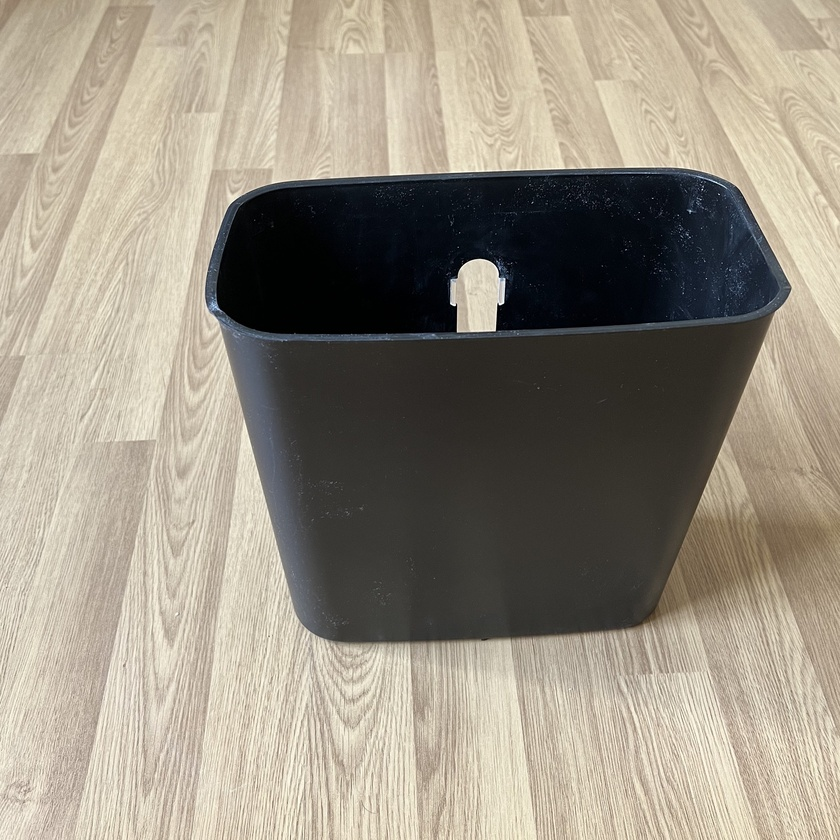
//> input picture main/data/left.jpg, 840 x 840 px, shrunk from 2700 x 2700 before the run
$ ./main   (built with g++ and OpenCV 4)
//> lines starting //> are read from the running program, lines starting //| are printed output that depends on the picture
//  Developer: Baturay Özgürün
//  Copyright © 2018 Baturay Özgürün
//  If you have any requests or questions please do not hesitate to contact me via baturay.ozgurun@gmail.com

//  Project Name: Computer Vision Project -- Depth Extraction Algorithm with OpenCV
//  Project Desciption: This algorithm aims at estimating depth maps from stereo images by capitalizing on SIFT features. It also presents the feature coordinates of each stereo image and their best matches in text files.

//Include Headers
#include <opencv/cv.h>
#include <opencv/highgui.h>
#include <opencv2/imgproc.hpp>
#include <opencv2/opencv.hpp>
#include <opencv2/xfeatures2d.hpp>

using namespace cv;
using namespace std;

RNG rng;
double pi = 3.14;
double square(int x){return x*x;}

int main(){
    //Define variables
    Mat ImageL, ImageR, GryImageL, GryImageR, FeatureImageL,FeatureImageR, DescriptorsL,DescriptorsR, ImgMatches,ImgBestMatches;
    Mat RectifiedL,RectifiedR,HomographyL,HomographyR,Disparity,ColorfulDisparity;;

    vector<KeyPoint> KeypointsL,KeypointsR;
    vector<Point2f> ImagePointsL,ImagePointsR;
    vector<DMatch> Matches,BestMatches;
    vector<uchar> Status;

    int DisparityNumber = 160,WindowSize = 9;
    double minVal,maxVal,max_dist=0,min_dist=100;

    //Extract the features for the left and right images
    ImageL=imread("data/left.jpg"); //Read the left image
//> ImageL is the input picture: 840 rows x 840 cols, CV_8UC3; mean B, G, R 130.7, 145.1, 153.1
    cvtColor(ImageL,GryImageL,CV_BGR2GRAY); //Convert the image into gray scale
    Ptr<Feature2D> f2dL = xfeatures2d::SIFT::create(); //Allocate the SIFT feature
    f2dL->detect(GryImageL,KeypointsL); //Calculate features on the gray scale left image and stores in KeypointsL
//> KeypointsL = 1810 keypoints; strongest (x, y, size): (478, 293, 39.9), (310, 268, 131), (460, 379, 306), (453, 303, 3.4)
    cv::drawKeypoints(GryImageL,KeypointsL,FeatureImageL); //Draw the calculated features onto an image named FeatureImageL
    f2dL->compute(GryImageL,KeypointsL,DescriptorsL); //Calculate descpritors for the left image

    ImageR=imread("data/right.jpg"); //Read the right image
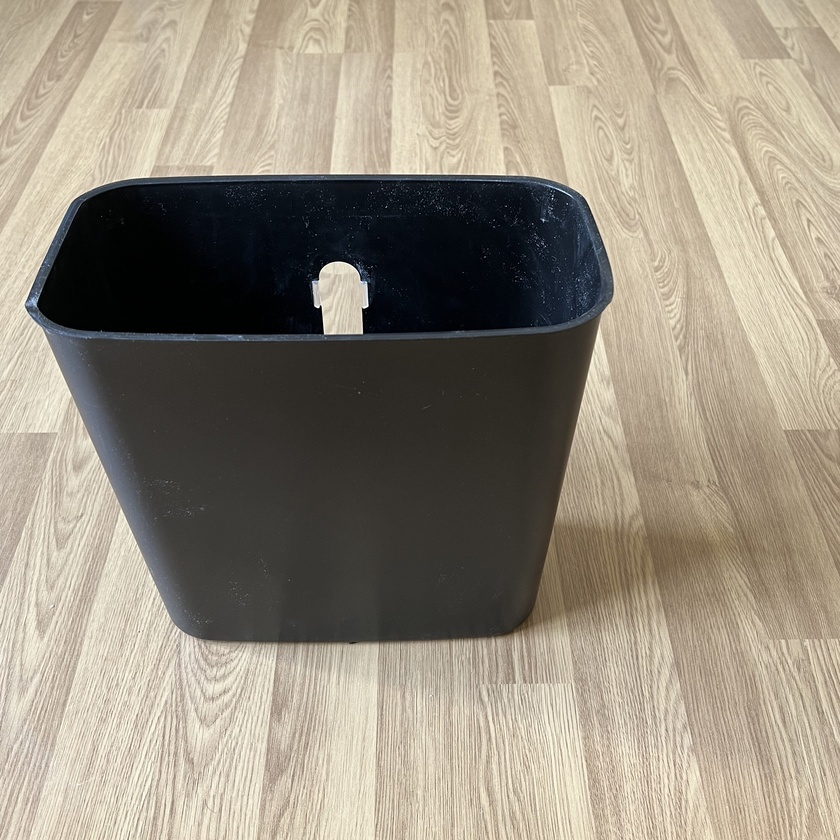
//> input picture main/data/right.jpg, 840 x 840 px, shrunk from 2700 x 2700 before the run
//> ImageR is the input picture: 840 rows x 840 cols, CV_8UC3; mean B, G, R 126.4, 141.5, 150.5
    cvtColor(ImageR,GryImageR,CV_BGR2GRAY); //Convert the image into gray scale
    Ptr<Feature2D> f2dR = xfeatures2d::SIFT::create(); //Allocate the SIFT feature
    f2dR->detect(GryImageR,KeypointsR); //Calculate features on the gray scale right image and stores in KeypointsR
//> KeypointsR = 1985 keypoints; strongest (x, y, size): (341, 296, 40.4), (356, 384, 309.7), (155, 269, 131.9), (366, 306, 3.2)
    cv::drawKeypoints(GryImageR,KeypointsR,FeatureImageR); //Draw the calculated features onto an image named FeatureImageR
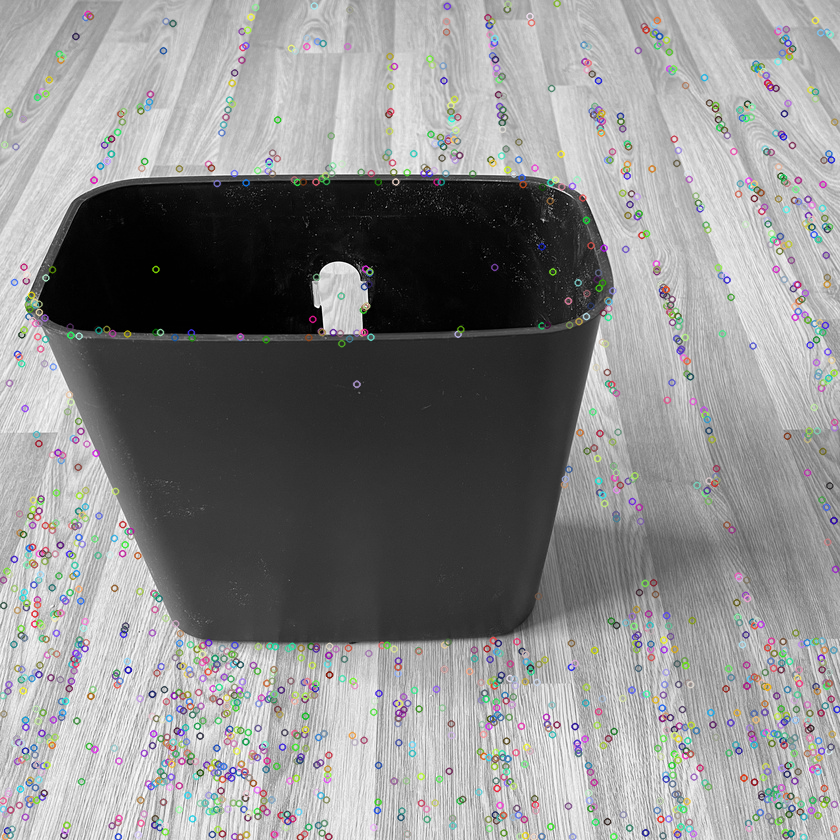
//> FeatureImageR: 840 rows x 840 cols, CV_8UC3; mean B, G, R 139.6, 139.6, 139.5
    f2dR->compute(GryImageR,KeypointsR,DescriptorsR); //Calculate descpritors for the right image

    //Show the number of features for each image
    cout << "The number of features on the left image is: " << KeypointsL.size() << endl;
//| The number of features on the left image is: 1810
    cout << "The number of features on the right image is: " << KeypointsR.size() << endl;
//| The number of features on the right image is: 1985
    cout << "The feature coordinates of the left and right images are stored in the text files" << endl;

    //Store the feature coordinates in a vector
    vector<Point2f> PointL,PointR;
    for(int i=0;i<KeypointsL.size();i++){
        PointL.push_back(KeypointsL[i].pt);
    }
//> after the loop, PointL = 1810 Points (x, y), first 12: [2.32, 120.3], [3.44, 586.8], [3.44, 586.8], [3.7, 315.4], [4.87, 796.3], [6.45, 301.7], [7.37, 315.3], [7.74, 313.9], [9.07, 737.6], [9.44, 298.9], [10.34, 720.2], [10.68, 317.1]
    for(int i=0;i<KeypointsR.size();i++){
        PointR.push_back(KeypointsR[i].pt);
    }
//> after the loop, PointR = 1985 Points (x, y), first 12: [2.56, 695.3], [2.66, 800.3], [2.95, 808.9], [3.02, 579.6], [3.22, 605.1], [3.32, 713.5], [4.16, 144.3], [4.16, 144.3], [5.2, 836.2], [5.37, 813.6], [6.48, 570.8], [6.98, 830.4]

    //Write the feature coordinates in a text file
    FileStorage fsL("results/The Feature Coordinates of the Left Image.txt", FileStorage::WRITE);
    FileStorage fsR("results/The Feature Coordinates of the Right Image.txt", FileStorage::WRITE);
    write(fsL,"Feature coordinates of the left image - Odd and even indices are x and y coordinates respectively",PointL);
    write(fsR,"Feature coordinates of the right image - Odd and even indices are x and y coordinates respectively",PointR);
    fsL.release(); fsR.release();

    // Construct The Matcher based on Fast Library for Approximate Nearest Neighbors
    FlannBasedMatcher matcher;
    matcher.match(DescriptorsL,DescriptorsR,Matches);
//> Matches = 1810 matches
    drawMatches(GryImageL,KeypointsL,GryImageR,KeypointsR,Matches,ImgMatches); //Draw the computed feature matches
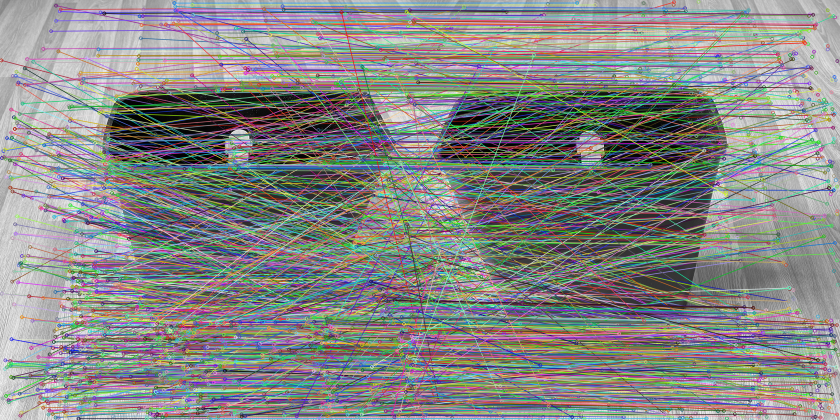
//> ImgMatches: 840 rows x 1680 cols, CV_8UC3 (shown at 1/2 size); mean B, G, R 133.9, 135.3, 134.4

    //Calculation of Maximum and Minimum Distances Between Keypoints
    for( int i = 0; i < Matches.size(); i++ ){
        double dist = Matches[i].distance;
        if( dist < min_dist ) min_dist = dist;
        if( dist > max_dist ) max_dist = dist;
    }
//> this loop made 1810 passes
//> (dist, min_dist) on passes 113, 114, 164, 213, 260, 1073, 1110, 1455: (93.5, 93.5), (81.33, 81.33), (64.64, 64.64), (61.48, 61.48), (35.92, 35.92), (33.23, 33.23), (28.6, 28.6), (28.21, 28.21)
//> (dist, max_dist) on passes 1, 2, 4, 5: (275.9, 275.9), (336.8, 336.8), (342.1, 342.1), (425.5, 425.5)
//> after the loop, min_dist = 28.21; max_dist = 425.5

    //Find the best feature matches based on almost five fold minimum distance of the features and store the Image Points
    for(int i=0;i<Matches.size();i++){
        if(Matches[i].distance<=max(4.5*min_dist,0.02)){
            BestMatches.push_back(Matches[i]);
            ImagePointsL.push_back(KeypointsL[Matches[i].queryIdx].pt);
            ImagePointsR.push_back(KeypointsR[Matches[i].trainIdx].pt);
        }
    }
//> after the loop, BestMatches = 684 matches; ImagePointsL = 684 Points (x, y), first 12: [36.48, 164.7], [53.97, 118], [56.67, 120.7], [72.68, 299.9], [72.68, 299.9], [88.06, 290], [90.45, 748.2], [93.45, 801.9], [95.42, 274.2], [96.31, 799.6], [100, 797.1], [101.8, 61.96]; ImagePointsR = 684 Points (x, y), first 12: [51.89, 454.4], [7.22, 110.4], [9.03, 113.9], [94.34, 749.1], [94.34, 749.1], [13.97, 281.9], [670, 636], [166.5, 780.5], [23.53, 266.6], [154.6, 783.2], [254.2, 755.8], [62.2, 56.28]
    drawMatches(GryImageL,KeypointsL,GryImageR,KeypointsR,BestMatches,ImgBestMatches);  //Draw the best feature matches
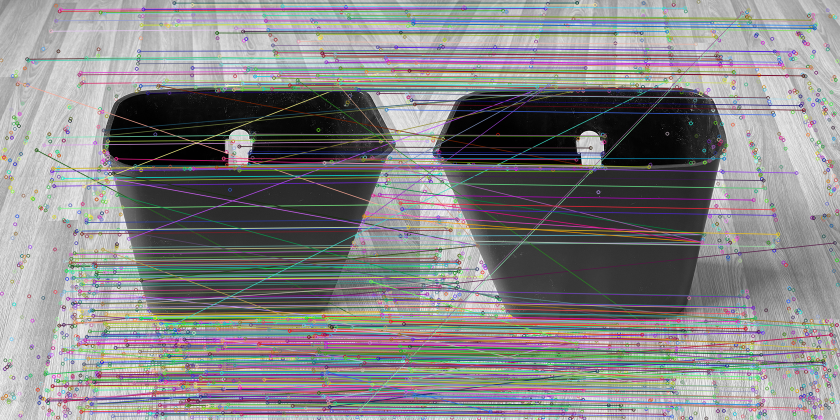
//> ImgBestMatches: 840 rows x 1680 cols, CV_8UC3 (shown at 1/2 size); mean B, G, R 133, 131.7, 132.8

    //Calculate the Fundamental Matrix F
    Mat F = findFundamentalMat(ImagePointsL,ImagePointsR,FM_RANSAC,3,0.99,Status);
//> Status = 684 values, max 1 at index 1, min 0 at index 0, mean 0.794; F = [[-3.42e-06, -0.000116, 0.0478], [0.000115, -1.77e-05, -0.0474], [-0.045, 0.0508, 1]]
    stereoRectifyUncalibrated(ImagePointsL,ImagePointsR,F,GryImageL.size(),HomographyL,HomographyR); //Calculate the homography matrices for the left and right images
//> HomographyL = [[-0.597, -0.167, 351.9], [-0.511, -0.212, 325.8], [-0.00127, -0.000355, 0.743]]; HomographyR = [[9.22, 4.01, -5137.1], [7.9, 4.53, -4801.9], [0.0198, 0.0086, -10.92]]

    //Calculate Depth
    warpPerspective(GryImageL, RectifiedL, HomographyL, GryImageL.size()); //Rectify the left image
    warpPerspective(GryImageR, RectifiedR, HomographyR, GryImageR.size()); //Rectify the right image
    Ptr<StereoBM> stereo = StereoBM::create(DisparityNumber,WindowSize); //Define the stereo object
    stereo->compute(RectifiedL,RectifiedR,Disparity); //Calculate disparity or depth
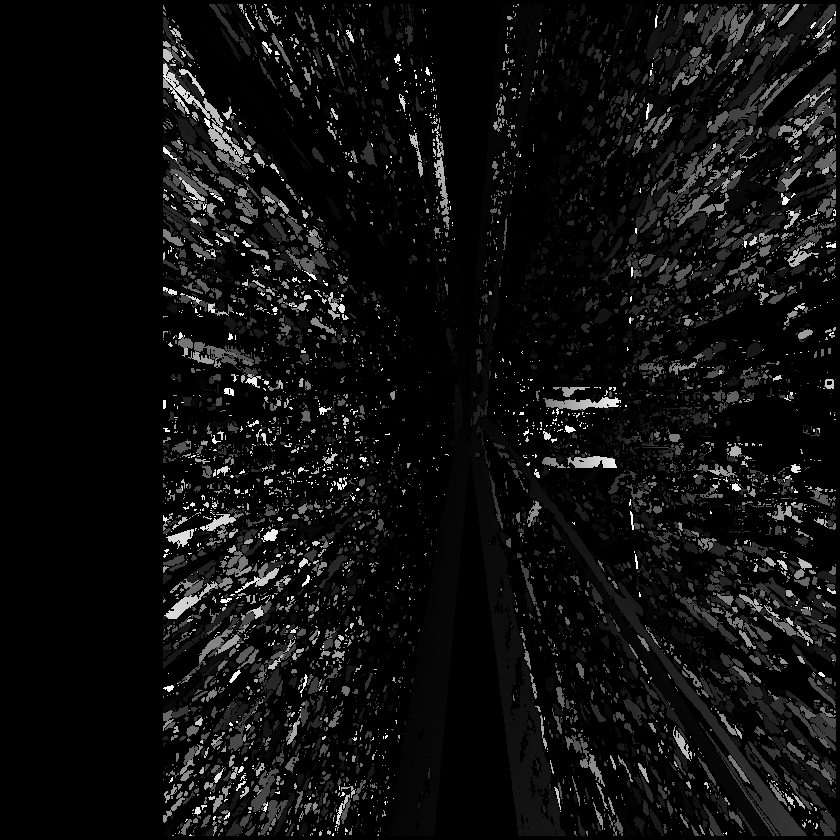
//> Disparity: 840 rows x 840 cols, CV_16SC1; min -16, max 2544, mean 139; drawn with min black and max white
    minMaxLoc(Disparity,&minVal,&maxVal); //Find the maximum and minimum disparity values
//> minVal = -16; maxVal = 2544
    Disparity.convertTo(Disparity,CV_8UC1,255/(maxVal-minVal)); //Make depth map into 8 bit scale ot gray level scale
//> Disparity: 840 rows x 840 cols, CV_8UC1
    applyColorMap(Disparity,ColorfulDisparity,COLORMAP_JET); //Color the depth map
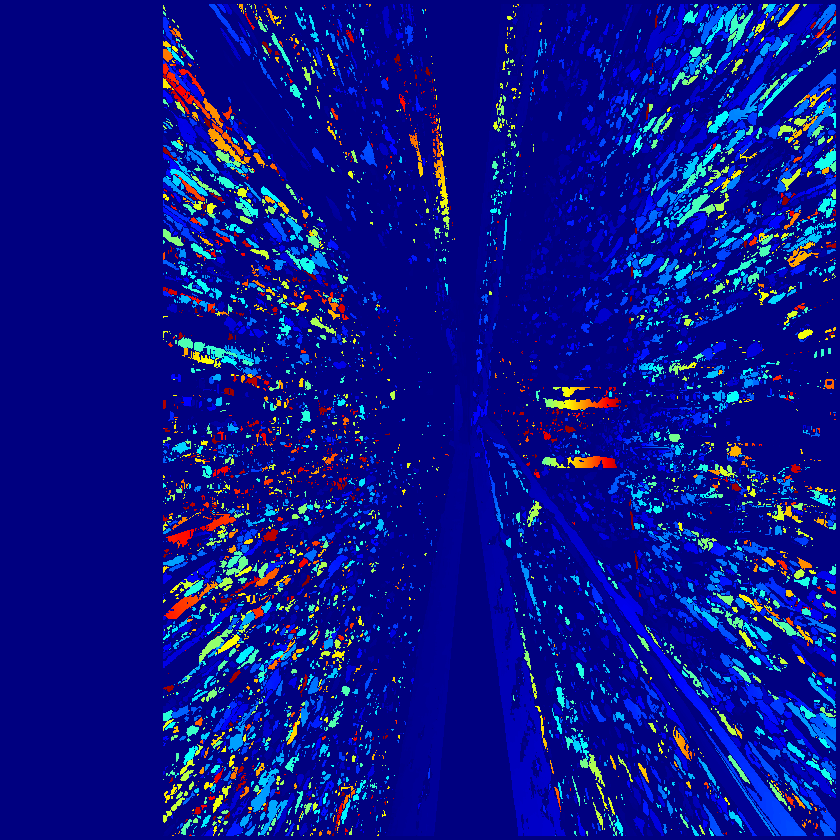
//> ColorfulDisparity: 840 rows x 840 cols, CV_8UC3; mean B, G, R 140.3, 19.3, 9.8

    //Show and write all images upto know
    imshow("Gray Scale Left Image",GryImageL);
    imshow("Gray Scale Right Image",GryImageR);

    imshow("SIFT Features on the Left Image",FeatureImageL);
    imwrite("results/SIFT Features on the Left Image.jpg",FeatureImageL);
    imshow("SIFT Features on the Right Image",FeatureImageR);
    imwrite("results/SIFT Features on the Right Image.jpg",FeatureImageR);

    imshow("Features with the Matches of with Left and Right Images",ImgMatches);
    imwrite("results/Features with the Matches of Left and Right Images.jpg",ImgMatches);
    imshow("Features with the Best Matches of Left and Right Images", ImgBestMatches);
    imwrite("results/Features with the Best Matches of Left and Right Images.jpg",ImgBestMatches);

    imshow("Rectified Left Image",RectifiedL);
    imwrite("results/Rectified Left Image.jpg",RectifiedL);
    imshow("Rectified Right Image",RectifiedR);
    imwrite("results/Rectified Right Image.jpg",RectifiedR);

    imshow("Disparity Map",Disparity);
    imwrite("results/Disparity Map.jpg",Disparity);
    imshow("Colorful Disparity Map",ColorfulDisparity);
    imwrite("results/Colorful Disparity Map.jpg",ColorfulDisparity);

    Mat Blank=Mat::zeros(ImageR.rows,ImageR.cols,ImageR.type()); //Define blank image

    //Draw vector field onto the original and blank images
    vector<Point2f> MatchingCoordinatesL,MatchingCoordinatesR;
    for(int i=0;i<BestMatches.size();i++){
        MatchingCoordinatesL.push_back(KeypointsL[BestMatches[i].queryIdx].pt);
        MatchingCoordinatesR.push_back(KeypointsR[BestMatches[i].trainIdx].pt);

        //Random value generator for the colorful vector representations
        int color1 = rng.uniform((double)0,(double)255);
        int color2 = rng.uniform((double)0,(double)255);
        int color3 = rng.uniform((double)0,(double)255);

        int Line_Thickness = 1;
        Point p,q;
        p.x= (int) MatchingCoordinatesL[i].x;
        p.y= (int) MatchingCoordinatesL[i].y;
        q.x= (int) MatchingCoordinatesR[i].x;
        q.y= (int) MatchingCoordinatesR[i].y;
        double angle=atan2((double)p.y-q.y,(double)p.x-q.x);
        double hypotenuse=sqrt(square(p.y-q.y)+square(p.x-q.x));

        q.x=(int)(p.x-hypotenuse*cos(angle));
        q.y=(int)(p.y-hypotenuse*sin(angle));
        line(ImageR,p,q,Scalar(color1,color2,color3),Line_Thickness,CV_AA,0);
        line(Blank,p,q,Scalar(color1,color2,color3),Line_Thickness,CV_AA,0);

        //Draw the tips of the arrow
        p.x=(int)(q.x+9*cos(angle+pi/4));
        p.y=(int)(q.y+9*sin(angle+pi/4));
        line(ImageR,p,q,Scalar(color1,color2,color3),Line_Thickness,CV_AA,0);
        line(Blank,p,q,Scalar(color1,color2,color3),Line_Thickness,CV_AA,0);
        p.x=(int)(q.x+9*cos(angle-pi/4));
        p.y=(int)(q.y+9*sin(angle-pi/4));
        line(ImageR,p,q,Scalar(color1,color2,color3),Line_Thickness,CV_AA,0);
        line(Blank,p,q,Scalar(color1,color2,color3),Line_Thickness,CV_AA,0);
    }
//> this loop made 684 passes
//> (angle, hypotenuse) on passes 1 to 3: (-1.62, 290.4), (0.151, 46.53), (0.148, 47.52)
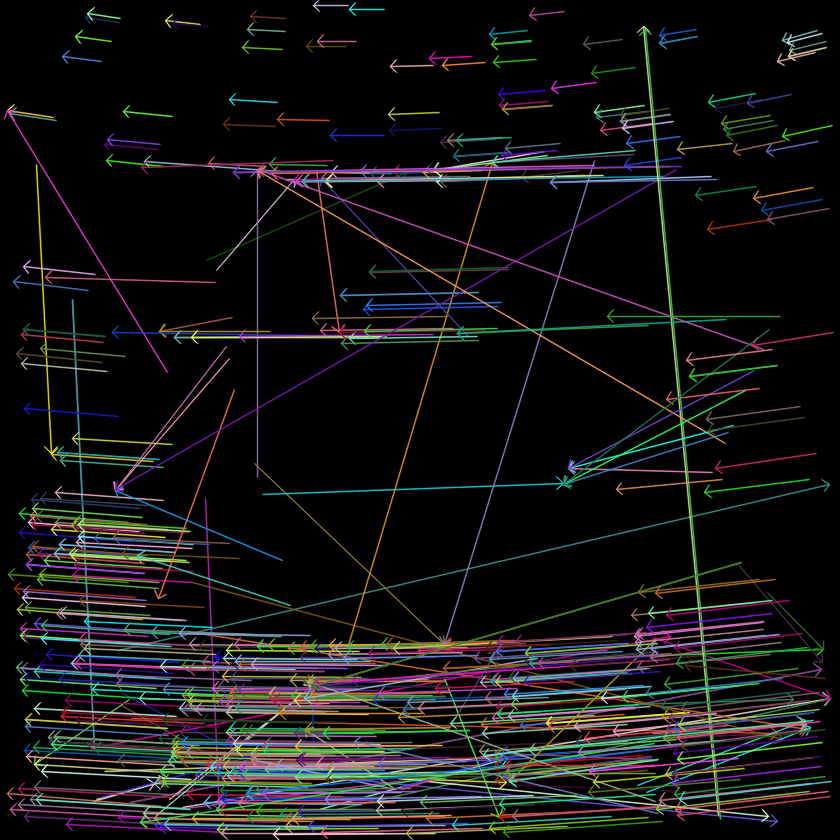
//> Blank: 840 rows x 840 cols, CV_8UC3; mean B, G, R 19.7, 20.2, 20.4
//> after the loop, MatchingCoordinatesL has the same summary as ImagePointsL; MatchingCoordinatesR has the same summary as ImagePointsR

    cout << "The feature coordinates with the best matches of the left and right images are stored in the text files" << endl << endl;
    //Write the feature coordinates in a text file
    FileStorage MatchingL("results/The Feature Coordinates with the Best Matches of the Left Image.txt", FileStorage::WRITE);
    FileStorage MatchingR("results/The Feature Coordinates with the Best Matches of the Right Image.txt", FileStorage::WRITE);
    write(MatchingL,"The Feature Coordinates with the Best Matches of the Left Image - Odd and even indices are x and y coordinates respectively",MatchingCoordinatesL);
    write(MatchingR,"The Feature Coordinates with the Best Matches of the Right Image - Odd and even indices are x and y coordinates respectively",MatchingCoordinatesR);
    MatchingL.release(); MatchingR.release();

    imshow("The Vector Field on the Original Right Image",ImageR);
    imwrite("results/The Vector Field on the Original Right Image.jpg",ImageR);
    imshow("The Vector Field on the Blank Image",Blank);
    imwrite("results/The Vector Field on the Blank Image.jpg",Blank);

    waitKey(1000); //wait to see images
    return 0;
}
